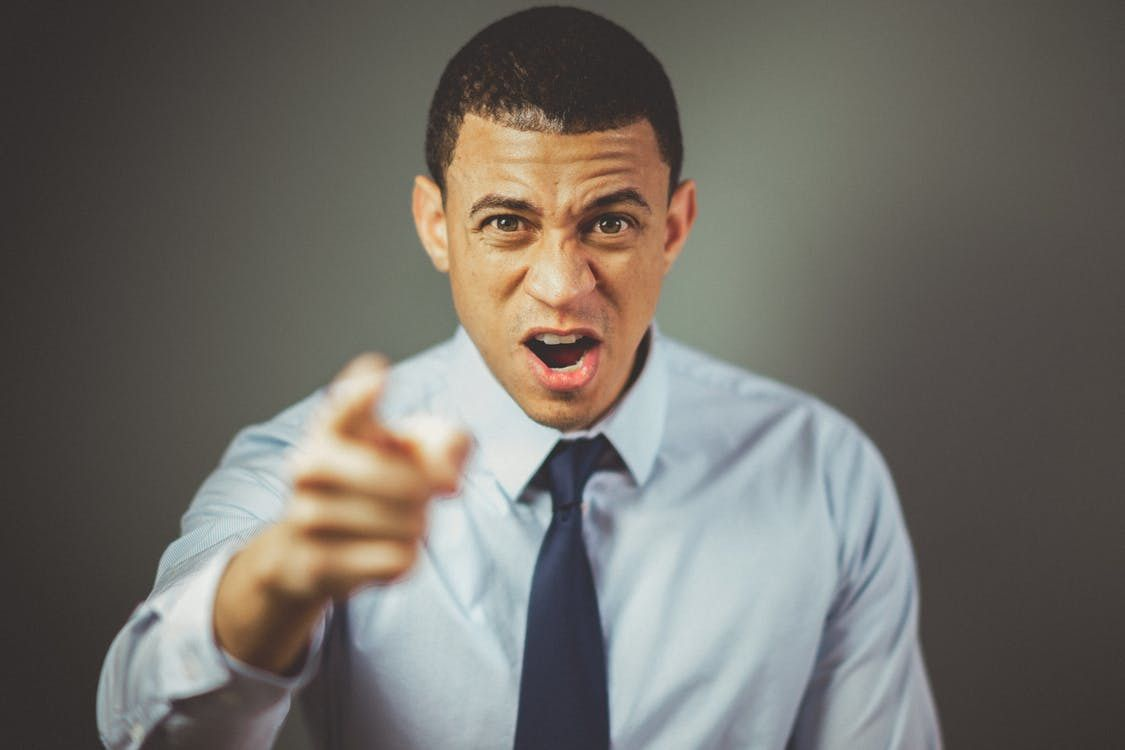
#> input picture images/1people.jpg, 1125 x 750 px, given in place of the camera
$ python CW_lesson7.py
#> lines starting #> are read from the running program, lines starting #| are printed output that depends on the picture; after the words box and inside, x2 and y2 are one past the last pixel; in counts of white or black regions, pixels touching at a corner belong together
import cv2
import numpy as np
from numpy.ma.core import bitwise_or

cap = cv2.VideoCapture(0)

lower_red1 = np.array([0,100,100])
upper_red1 = np.array([10,255,255])

lower_red2 = np.array([160,100,100])
upper_red2= np.array([180,255,255])


points = []
while True:
    ret, frame = cap.read()
#> frame is the input picture: shape (750, 1125, 3); mean B, G, R 103.5, 109.7, 113.2
    if not ret:
        break

    frame = cv2.flip(frame,1)
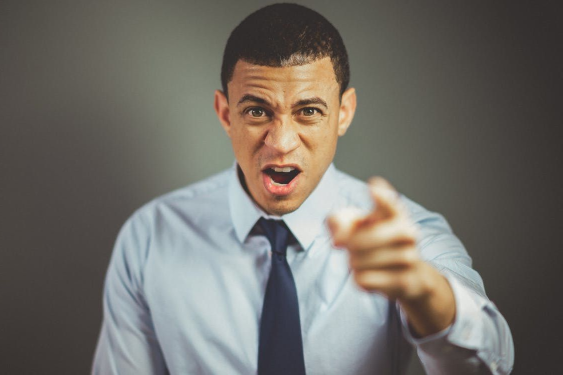
#> frame: shape (750, 1125, 3) (shown at 1/2 size); mean B, G, R 103.5, 109.7, 113.2
    hsv = cv2.cvtColor(frame,cv2.COLOR_BGR2HSV)
#> hsv: shape (750, 1125, 3); mean H, S, V 41.1, 37.7, 118
    mask1 = cv2.inRange(hsv, lower_red1, upper_red1)
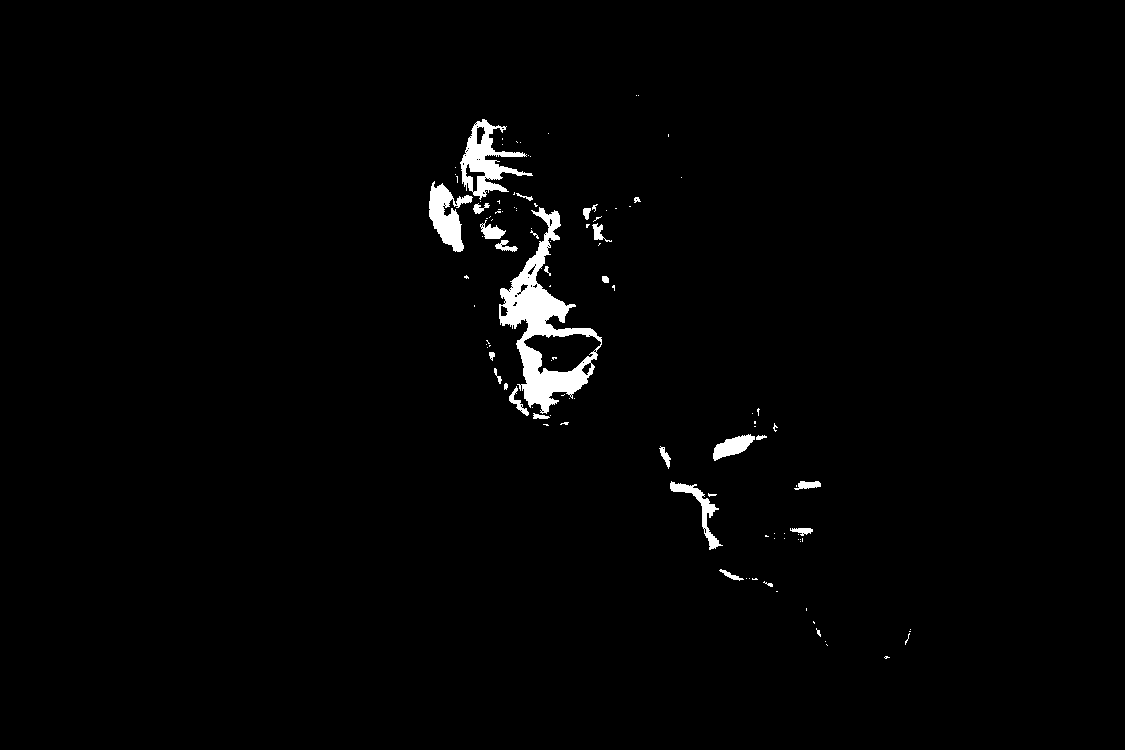
#> mask1: shape (750, 1125); 1.6% white; 110 white regions (82 under 20 px), largest, box (x1, y1, x2, y2) and area: (499, 207, 602, 414) 6322, (460, 119, 533, 200) 2132, (429, 181, 473, 252) 1510
    mask2 = cv2.inRange(hsv, lower_red2, upper_red2)
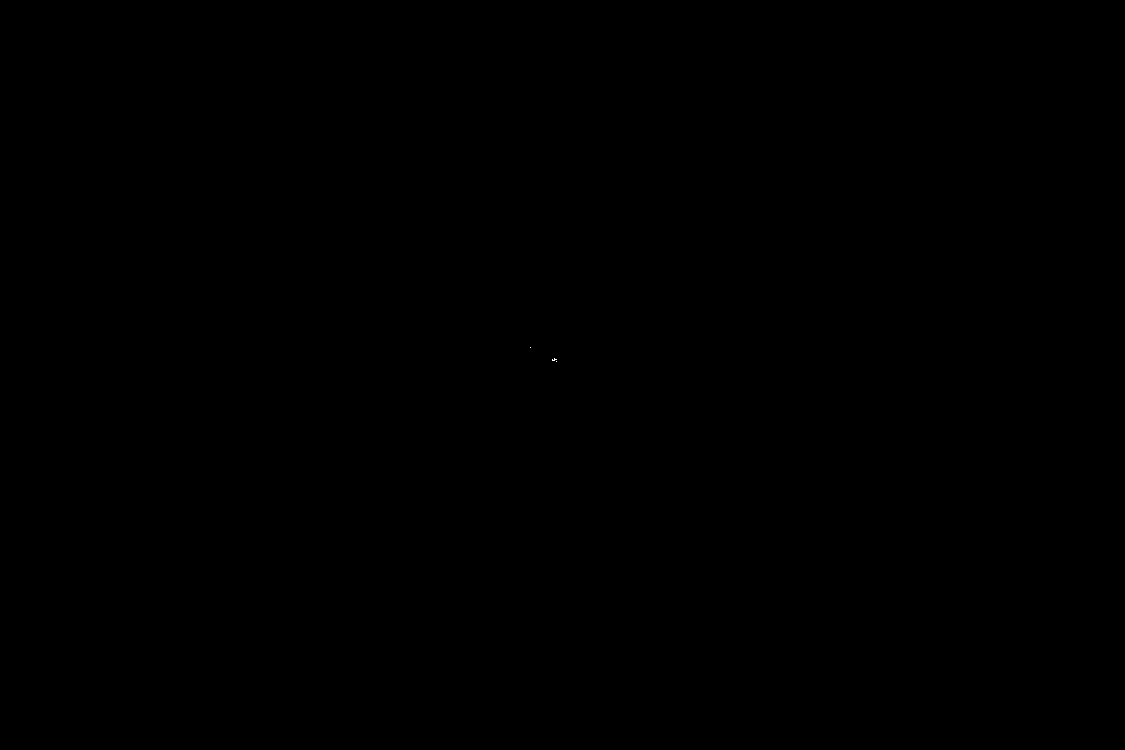
#> mask2: shape (750, 1125); 0% white in thin lines or dots, all inside (x1, y1, x2, y2) = (530, 347, 557, 362)

    mask = bitwise_or(mask1, mask2)
#> mask: shape (750, 1125); 1.6% white; 110 white regions (82 under 20 px)

    contours, _ = cv2.findContours(mask, cv2.RETR_EXTERNAL, cv2.CHAIN_APPROX_SIMPLE)
#> contours = 108 contours, 87 with area under 20; largest, box (x1, y1, x2, y2) and area: (499, 207, 602, 414) 8065, (460, 119, 533, 200) 2174, (429, 181, 473, 252) 1376, (670, 481, 723, 550) 620, (713, 434, 755, 461) 542
    object_found = False
    for cnt in contours:
        area = cv2.contourArea(cnt)
        object_found = True
        if area > 1000:
            rect2 = cv2.rectangle(frame,(5,5),(635,475),(0, 255, 0),2)
            t2 = cv2.putText(frame, "Object detected", (380, 450), cv2.FONT_HERSHEY_SIMPLEX, 1, (255, 0, 0), 2)

            cv2.drawContours(frame, [cnt], -1, (0,255,0), 2)
            M = cv2.moments(cnt)
            if M["m00"] != 0:
                cx = int(M["m10"]/M["m00"])
                cy = int(M["m01"]/M["m00"])

                cv2.circle(frame, (int(cx), int(cy)), 5, (0,255,0), -1)
#> this loop made 108 passes
#> (area, cx, cy) on passes 82, 93, 106: (8065, 546, 332), (1376.5, 446, 216), (2174.5, 483, 160)
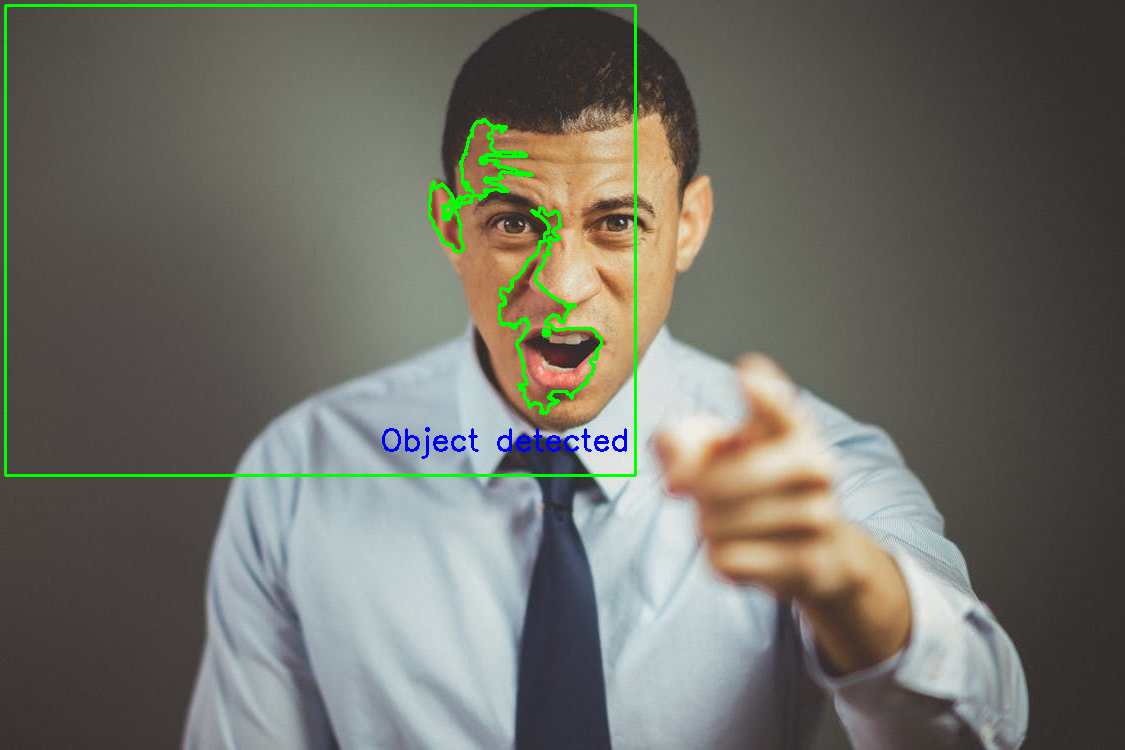
#> frame: shape (750, 1125, 3); 1.62% of pixels changed, all inside (x1, y1, x2, y2) = (4, 4, 637, 477)

    if object_found:
        cv2.rectangle(frame, (5, 5), (635, 475), (0, 255, 0), 2)
        cv2.putText(frame, "Object detected", (380, 450), cv2.FONT_HERSHEY_SIMPLEX, 1, (255, 0, 0), 2)
    else:
        cv2.rectangle(frame, (5, 5), (635, 475), (0, 0, 255), 2)
        cv2.putText(frame, "Object not detected", (380, 450), cv2.FONT_HERSHEY_SIMPLEX, 1, (255, 0, 0), 2)


            # [5 lines of commented-out code are left out]


    cv2.imshow('video', frame)
    cv2.imshow('mask', mask)


    if cv2.waitKey(1) & 0xFF == ord('q'):
#> (key q is pressed here)
        break

cap.release()
cv2.destroyAllWindows()

$ run again, on images/4people.jpg
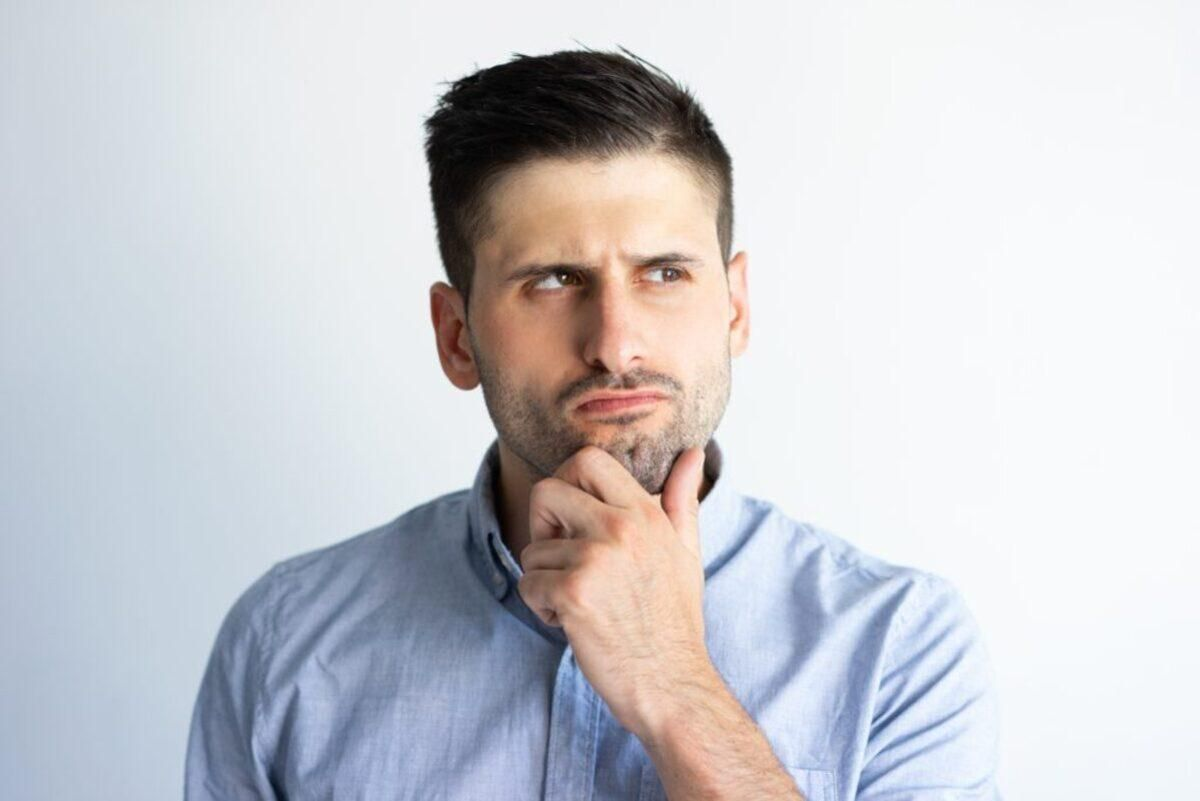
#> input picture images/4people.jpg, 1200 x 801 px, given in place of the camera
#> frame is the input picture: shape (801, 1200, 3); mean B, G, R 209.4, 204.5, 204.3
#> hsv: shape (801, 1200, 3); mean H, S, V 91, 29.8, 217.4
#> `mask1 = cv2.inRange(hsv, lower_red1, upper_red1)`:
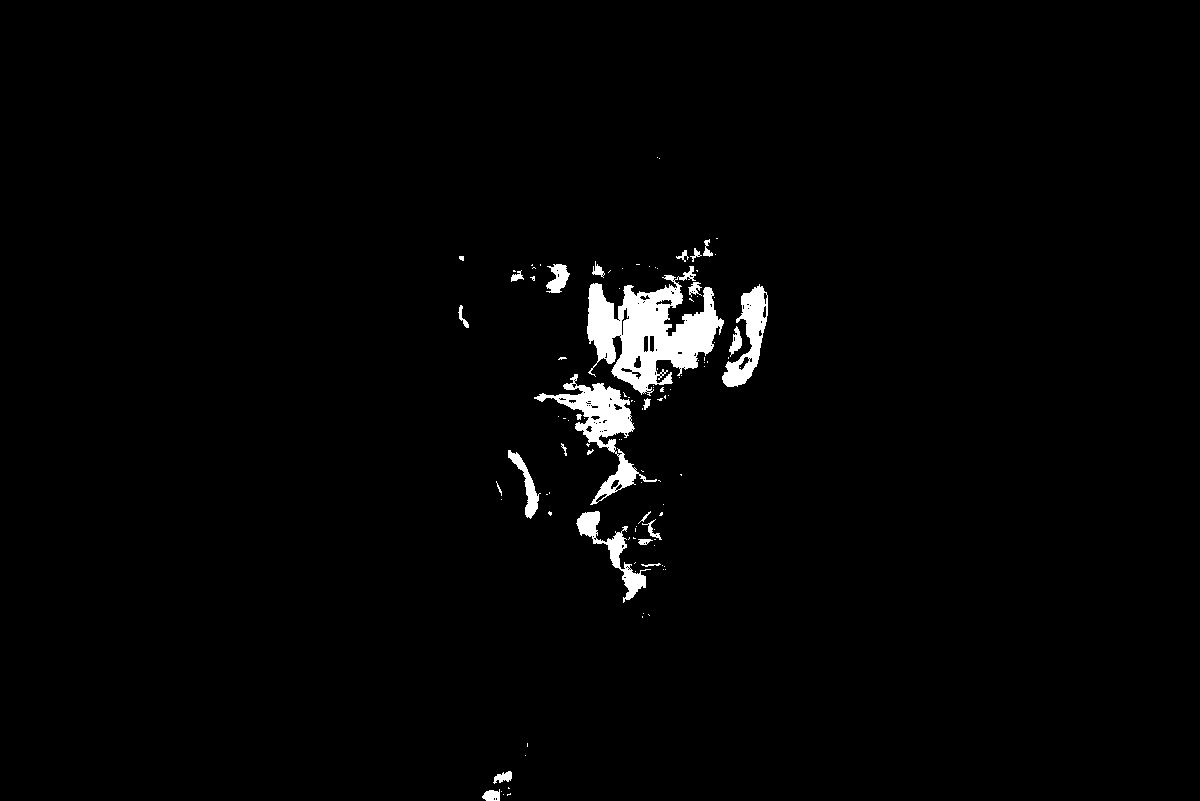
#> mask1: shape (801, 1200); 1.9% white; 109 white regions (83 under 20 px), largest, box (x1, y1, x2, y2) and area: (587, 266, 724, 396) 8695, (534, 374, 657, 505) 3664, (722, 284, 768, 387) 1967
#> mask2: shape (801, 1200); 0.01% white in thin lines or dots, all inside (x1, y1, x2, y2) = (559, 398, 610, 408)
#> mask: shape (801, 1200); 1.9% white; 109 white regions (83 under 20 px)
#> contours = 108 contours, 89 with area under 20; largest, box (x1, y1, x2, y2) and area: (587, 266, 724, 396) 8602, (534, 374, 657, 505) 3592, (722, 284, 768, 387) 1966, (576, 511, 651, 603) 1292, (508, 450, 541, 519) 551
#> the loop `for cnt in contours:` made 108 passes
#> (area, cx, cy) on passes 30, 67, 83, 94: (1292, 611, 550), (3591.5, 602, 426), (1966.5, 749, 336), (8602.5, 649, 332)
#> after the loop `for cnt in contours:`:
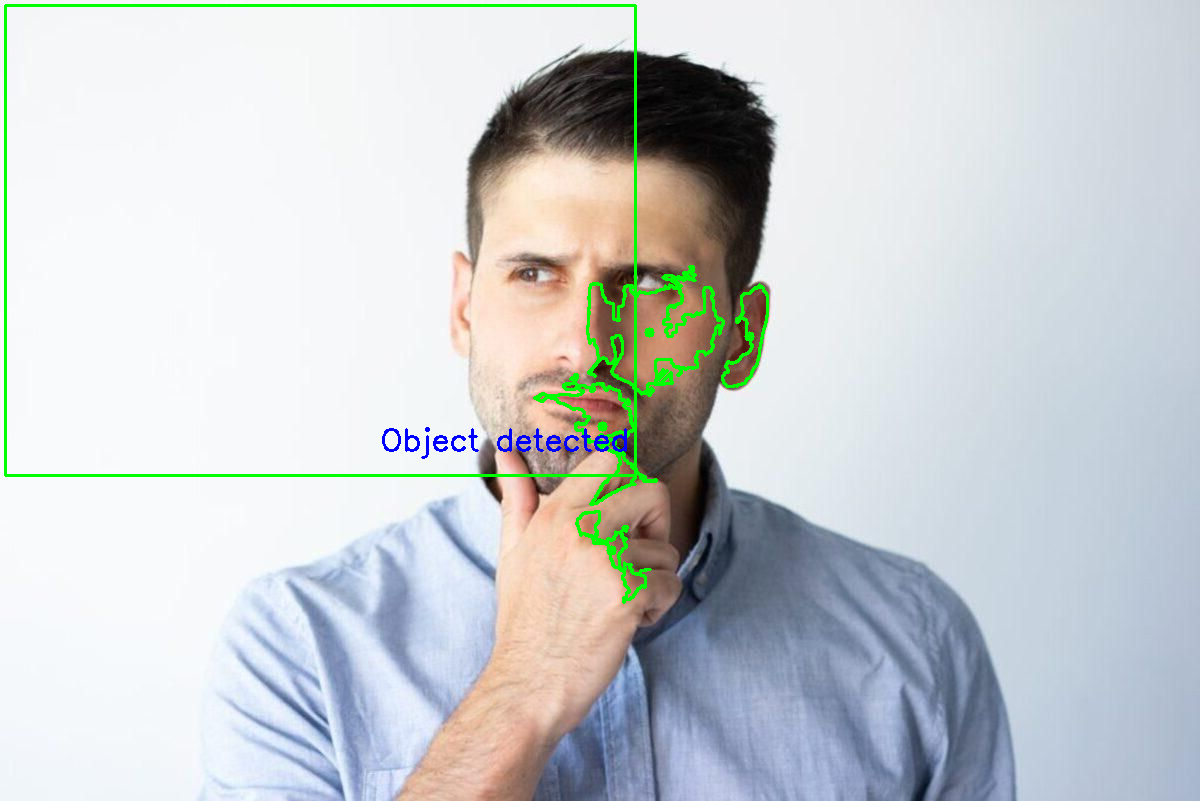
#> frame: shape (801, 1200, 3); mean B, G, R 207.4, 205.7, 201.2

$ run again, on images/5people.jpg
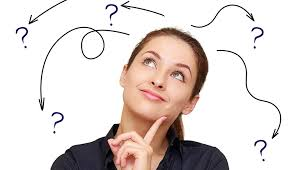
#> input picture images/5people.jpg, 296 x 170 px, given in place of the camera
#> frame is the input picture: shape (170, 296, 3); mean B, G, R 212.7, 216, 225
#> hsv: shape (170, 296, 3); mean H, S, V 18.2, 24.2, 225.8
#> `mask1 = cv2.inRange(hsv, lower_red1, upper_red1)`:
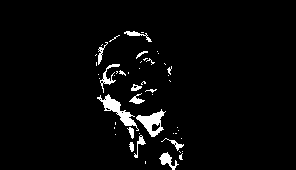
#> mask1: shape (170, 296); 3.5% white; 50 white regions (35 under 20 px), largest, box (x1, y1, x2, y2) and area: (97, 94, 139, 131) 408, (136, 109, 166, 137) 360, (159, 152, 179, 170) 144
#> mask2: shape (170, 296); 0.09% white in thin lines or dots, all inside (x1, y1, x2, y2) = (136, 91, 151, 99)
#> mask: shape (170, 296); 3.6% white; 49 white regions (35 under 20 px)
#> contours = 49 contours, 37 with area under 20; largest, box (x1, y1, x2, y2) and area: (136, 109, 166, 137) 358, (97, 94, 139, 131) 348, (159, 152, 179, 170) 112, (129, 89, 157, 104) 104, (100, 64, 120, 93) 90
#> the loop `for cnt in contours:` made 49 passes
#> area on passes 3, 6, 8, 9, 16, 19, 21, 22: 111.5, 25.5, 43, 45.5, 32, 358.5, 347.5, 103.5
#> `cv2.rectangle(frame, (5, 5), (635, 475), (0, 255, 0), 2)`:
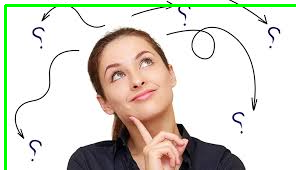
#> frame: shape (170, 296, 3); mean B, G, R 206, 216.3, 218.4
